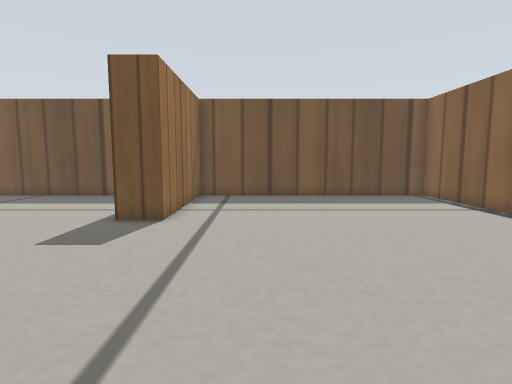
View 1 (above)

14 first-person views from a walk through a robot-simulator world made for Gazebo. The camera is 0.19 m above the floor, tilts 6° down and sees 80° across. The floor is counted in squares, 0.1 m on a side. Each view is taken from the middle of a square. On the plan, view 1 faces up. The plan holds only what a view shows up to about 17 squares ahead; the rest is blank. Gazebo's built-in surfaces are drawn with simple patterns.

View 2
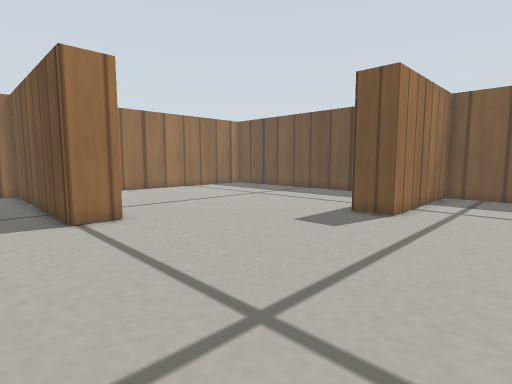

View 3
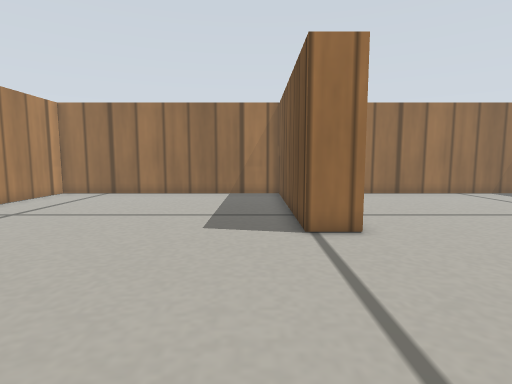

View 4
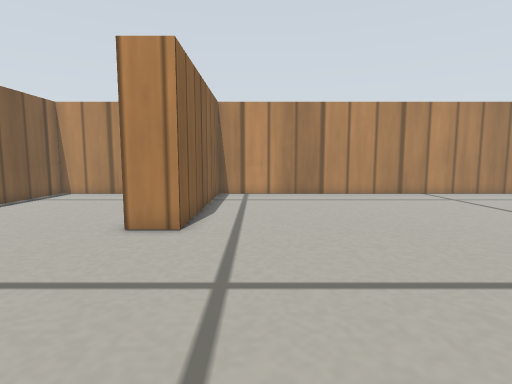

View 5
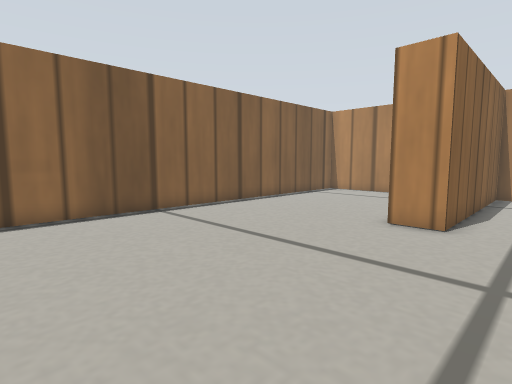

View 6
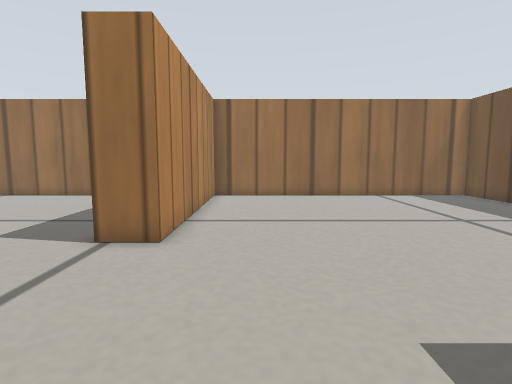

View 7
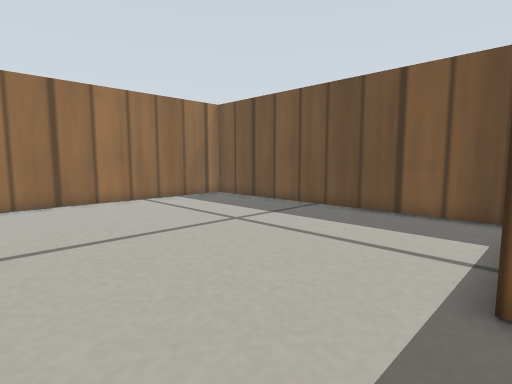

View 8
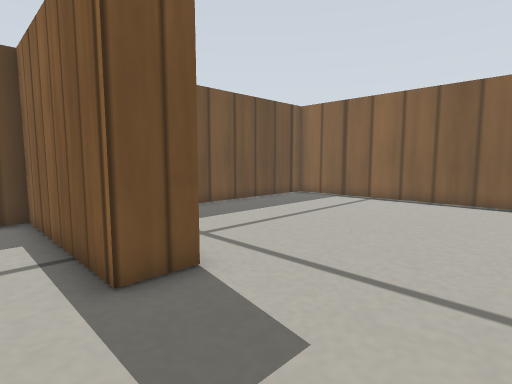

View 9
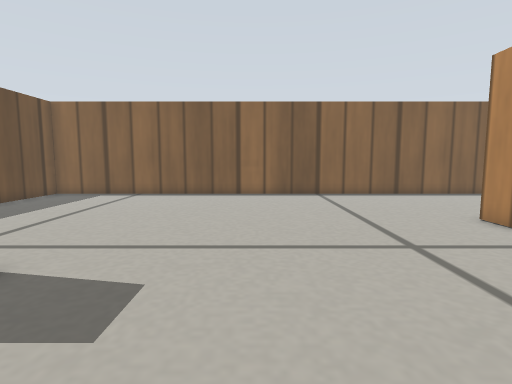

View 10
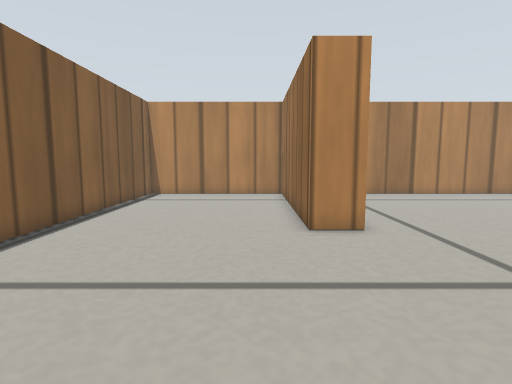

View 11
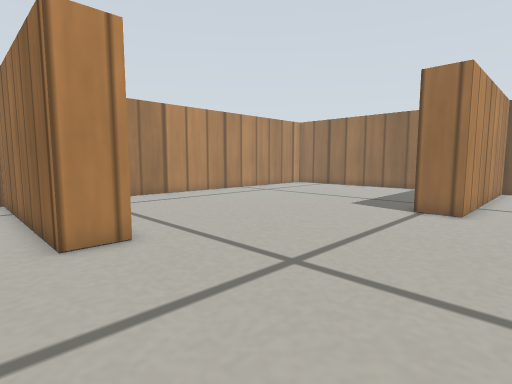

View 12
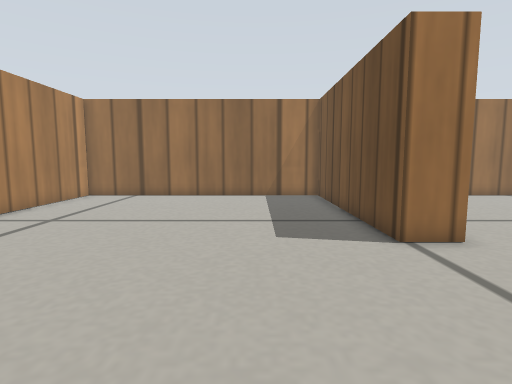

View 13
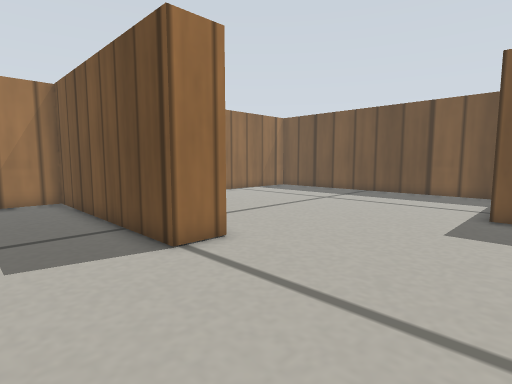

View 14
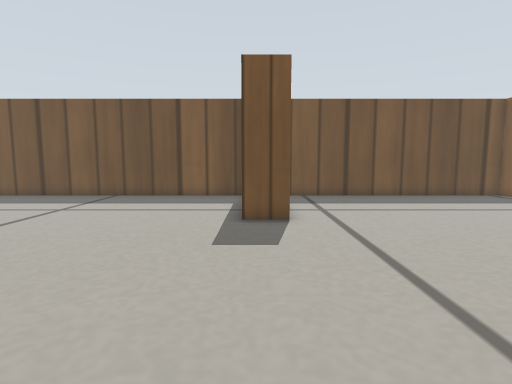

### Floor plan
Ten units are one square. View 1 is at (0, 0); x grows to the right and y downward. Boxes are objects, and circles mark ways between rooms. Rooms are numbered by the first view taken in them; rooms with no view inside come last. Other rooms are left out.
<svg viewBox="-186 -166 280 280">
<path fill="none" stroke="#000" d="M-88 -28 -88 -13 -181 -13 -181 109 1 109 1 21 16 21 16 109 89 109 89 -161 -29 -161 -29 -95 -44 -95M-44 -95 -44 -161 -181 -161 -181 -28 -88 -28"/>
<circle cx="-62" cy="-58" r="3" fill="#2a7"/>
<text x="-20" y="0">1</text>
<text x="-110" y="-100">2</text>
</svg>
Room 1 opens to room 2.

Where each view was taken, in squares from view 1:
view 1: 0 up, 0 right, facing up
view 2: 1 down, 1 right, facing up-left
view 3: 0 up, 1 left, facing left
view 4: 6 up, 2 left, facing down
view 5: 7 up, 2 left, facing down-right
view 6: 5 up, 2 left, facing left
view 7: 5 up, 4 left, facing up-left
view 8: 5 up, 6 left, facing up-right
view 9: 5 up, 8 left, facing right
view 10: 6 up, 3 right, facing down
view 11: 5 up, 3 right, facing down-left
view 12: 2 down, 2 left, facing left
view 13: 2 down, 3 left, facing up-left
view 14: 0 up, 4 left, facing up
